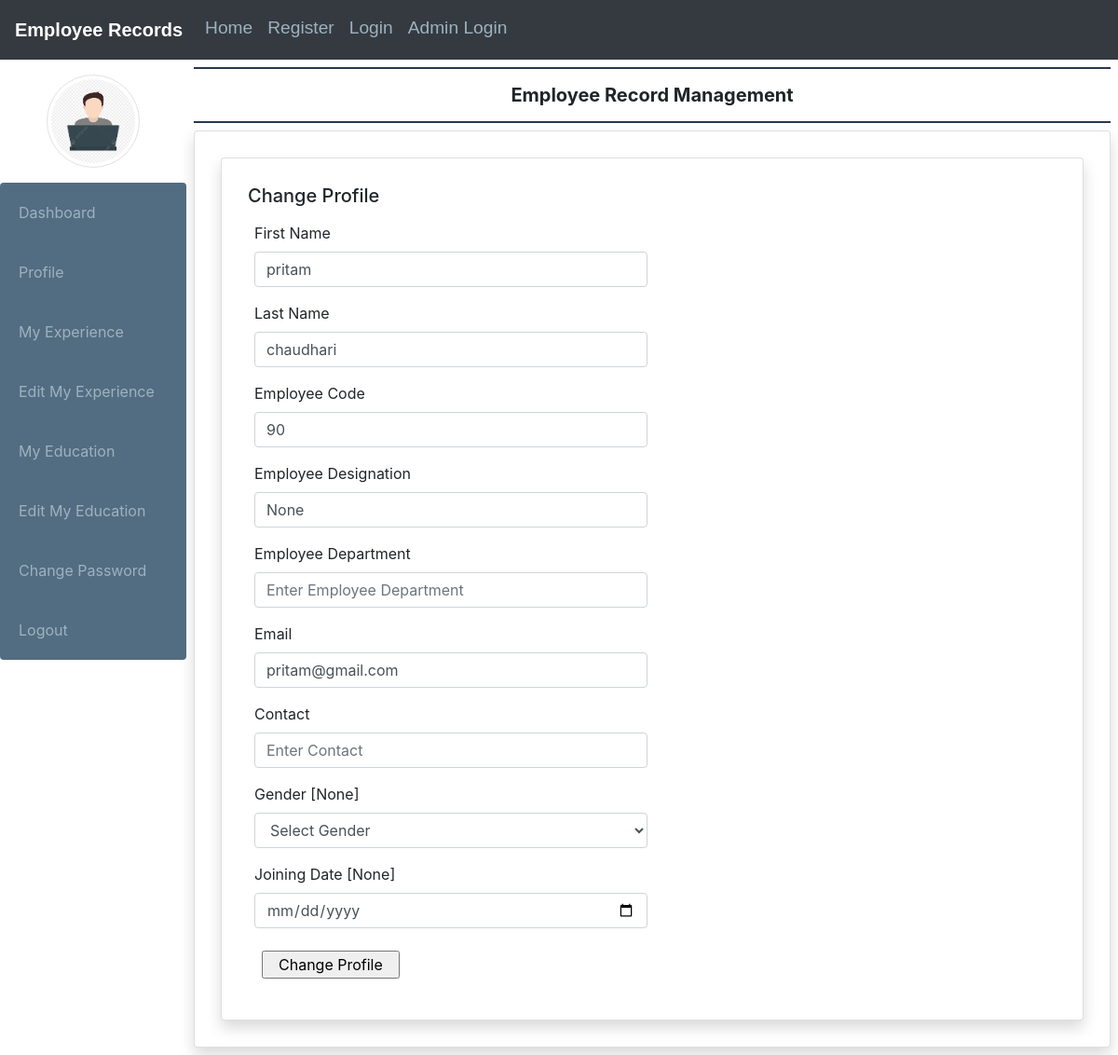
The app's page /profile/ (signed in) with its own data.
### employee/models.py (models this page shows, shortened)
class EmployeeDetail(models.Model):
    user = models.ForeignKey(User, on_delete=models.CASCADE)
    empcode = models.CharField(max_length=50)
    emdept = models.CharField(max_length=50,null=True)
    designation = models.CharField(max_length=50,null=True)
    contact = models.CharField(max_length=15,null=True)
    gender = models.CharField(max_length=50,null=True)
    joiningdate = models.DateField(null=True)

### employee/views.py (the view, shortened to what this page needs)
# urls.py: path('profile/',profile,name="profile"),
def profile(request):
    error =""
    user = request.user   # to get current user
    employee = EmployeeDetail.objects.get(user=user)
    return render(request, 'profile.html', locals())

### employee/templates/profile.html (shortened to what this page needs)
{% extends 'emp_base.html' %}
{% block main %}
<div class="card shadow m-2">
    <div class="card-body">
        <h5 class="p-2" style="border-bottom: 2px">Change Profile</h5>
        <div class="container-fluid" >
            <form action="" method="post" name="signup" onsubmit="return checkpassword()">
                <div class="form-row">
                    <div class="col-sm-6">
                        <div class="form-group">
                            <label>First Name</label>
                            <input type="text" name="firstname" id="firstname" class="form-control" placeholder="Enter Firstname" value="{{employee.user.first_name}}">
                        </div>
                    </div>
                </div>
                <div class="form-row">
                    <div class="col-sm-6">
                        <div class="form-group">
                            <label>Last Name</label>
                            <input type="text" name="lastname" id="lastname" class="form-control" placeholder="Enter Lastname" pattern="[A-Za-z]+" value="{{employee.user.last_name}}">
                        </div>
                    </div>
                </div>
                <div class="form-row">
                    <div class="col-sm-6">
                        <div class="form-group">
                            <label>Employee Code</label>
                            <input type="text" name="empcode" id="empcode" class="form-control" placeholder="Enter Employee code" pattern="[0-9]+" value="{{employee.empcode}}">
                        </div>
                    </div>
                </div>
                <div class="form-row">
                    <div class="col-sm-6">
                        <div class="form-group">
                            <label>Employee Designation</label>
                            <input type="text" name="designation" id="designation" class="form-control" placeholder="Enter Employee Designation" value="{{employee.designation}}">
                        </div>
                    </div>
                </div>
                <div class="form-row">
                    <div class="col-sm-6">
                        <div class="form-group">
                            <label>Employee Department</label>
                            <input type="text" name="department" id="department" class="form-control" placeholder="Enter Employee Department" value="{{employee.empdept}}">
                        </div>
                    </div>
                </div>
                <div class="form-row">
                    <div class="col-sm-6">
                        <div class="form-group">
                            <label>Email</label>
                            <input type="email" name="email" id="email" class="form-control" placeholder="Enter Email"  value="{{employee.user.username}}">
                        </div>
                    </div>
                </div>
                <div class="form-row">
                    <div class="col-sm-6">
                        <div class="form-group">
                            <label>Contact</label>
                            <input type="text" name="contact" id="contact" class="form-control" placeholder="Enter Contact" value="{{employee.conta}}" >
                        </div>
                    </div>
                </div>
                <div class="form-row">
                    <div class="col-sm-6">
                        <div class="form-group">
                            <label>Gender [{{employee.gender}}]</label>
                            <select name="gender" class="form-control">
                                <option value="None">Select Gender</option>
                            </select>
                        </div>
                    </div>
                </div>
                <div class="form-row">
                    <div class="col-sm-6">
                        <div class="form-group">
                            <label>Joining Date [{{employee.joiningdate}}] </label>
                            <input type="date" name="jdate" id="jdate" class="form-control" placeholder="Enter Joining Date">
                        </div>
                    </div>
                </div>
                <input type="submit" name="submit" id="" value="Change Profile" class=" m-2 px-3">
            </form>
        </div>
    </div>
</div>
{% endblock %}

### records on screen
EmployeeDetail: firstname "pritam", lastname "chaudhari", empcode "90", designation "None", email "pritam@gmail.com", gender "None", joiningdate "None"
